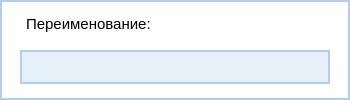
<?xml version="1.0" encoding="UTF-8"?>
<ui version="4.0">
 <class>Rename</class>
 <widget class="QDialog" name="Rename">
  <property name="geometry">
   <rect>
    <x>0</x>
    <y>0</y>
    <width>350</width>
    <height>100</height>
   </rect>
  </property>
  <property name="windowTitle">
   <string>Переименование</string>
  </property>
  <property name="styleSheet">
   <string notr="true">background-color: rgb(229, 240, 249);</string>
  </property>
  <widget class="QFrame" name="frame">
   <property name="geometry">
    <rect>
     <x>0</x>
     <y>0</y>
     <width>350</width>
     <height>100</height>
    </rect>
   </property>
   <property name="styleSheet">
    <string notr="true">background-color: rgb(255, 255, 255);
border: 2px solid rgb(177, 206, 240);</string>
   </property>
   <property name="frameShape">
    <enum>QFrame::StyledPanel</enum>
   </property>
   <property name="frameShadow">
    <enum>QFrame::Raised</enum>
   </property>
   <widget class="QLineEdit" name="lineEdit">
    <property name="geometry">
     <rect>
      <x>20</x>
      <y>50</y>
      <width>310</width>
      <height>34</height>
     </rect>
    </property>
    <property name="styleSheet">
     <string notr="true">background-color: rgb(229, 240, 249);</string>
    </property>
   </widget>
   <widget class="QLabel" name="label_3">
    <property name="geometry">
     <rect>
      <x>20</x>
      <y>10</y>
      <width>205</width>
      <height>27</height>
     </rect>
    </property>
    <property name="font">
     <font>
      <family>Segoe UI</family>
      <pointsize>11</pointsize>
     </font>
    </property>
    <property name="styleSheet">
     <string notr="true">background-color: rgb(255, 255, 255);
border-color: rgb(255, 255, 255);</string>
    </property>
    <property name="text">
     <string>Переименование:</string>
    </property>
   </widget>
  </widget>
 </widget>
 <resources/>
 <connections/>
</ui>
